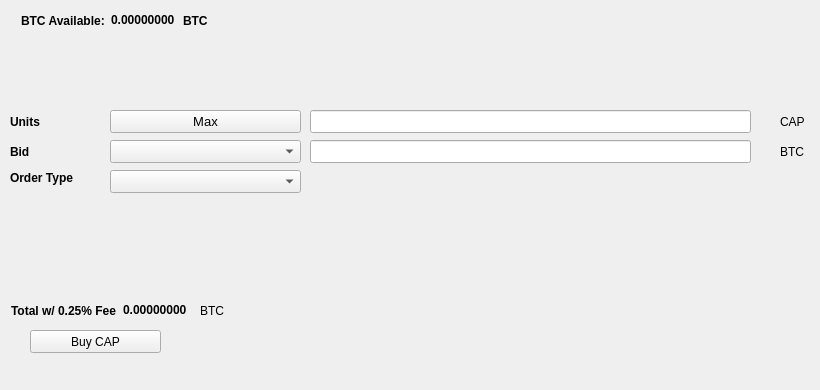
   <widget class="QWidget" name="BuyTab">
    <attribute name="title">
     <string>Buy</string>
    </attribute>
    <widget class="QPushButton" name="BuyCAP">
     <property name="geometry">
      <rect>
       <x>30</x>
       <y>330</y>
       <width>131</width>
       <height>23</height>
      </rect>
     </property>
     <property name="text">
      <string>Buy CAP</string>
     </property>
     <property name="icon">
      <iconset resource="../cap.qrc">
       <normaloff>:/icons/bitcoin</normaloff>:/icons/bitcoin</iconset>
     </property>
    </widget>
    <widget class="QLabel" name="label_3">
     <property name="geometry">
      <rect>
       <x>10</x>
       <y>110</y>
       <width>46</width>
       <height>23</height>
      </rect>
     </property>
     <property name="font">
      <font>
       <weight>75</weight>
       <bold>true</bold>
      </font>
     </property>
     <property name="text">
      <string>Units</string>
     </property>
    </widget>
    <widget class="QLineEdit" name="UnitsInput">
     <property name="geometry">
      <rect>
       <x>310</x>
       <y>110</y>
       <width>441</width>
       <height>23</height>
      </rect>
     </property>
     <property name="font">
      <font>
       <pointsize>9</pointsize>
       <weight>75</weight>
       <bold>true</bold>
      </font>
     </property>
    </widget>
    <widget class="QLineEdit" name="BuyBidPriceEdit">
     <property name="geometry">
      <rect>
       <x>310</x>
       <y>140</y>
       <width>441</width>
       <height>23</height>
      </rect>
     </property>
     <property name="font">
      <font>
       <pointsize>9</pointsize>
       <weight>75</weight>
       <bold>true</bold>
      </font>
     </property>
    </widget>
    <widget class="QLabel" name="label_4">
     <property name="geometry">
      <rect>
       <x>780</x>
       <y>110</y>
       <width>31</width>
       <height>23</height>
      </rect>
     </property>
     <property name="text">
      <string>CAP</string>
     </property>
    </widget>
    <widget class="QLabel" name="label_5">
     <property name="geometry">
      <rect>
       <x>780</x>
       <y>140</y>
       <width>31</width>
       <height>23</height>
      </rect>
     </property>
     <property name="text">
      <string>BTC</string>
     </property>
    </widget>
    <widget class="QLabel" name="label_6">
     <property name="geometry">
      <rect>
       <x>10</x>
       <y>140</y>
       <width>46</width>
       <height>23</height>
      </rect>
     </property>
     <property name="font">
      <font>
       <weight>75</weight>
       <bold>true</bold>
      </font>
     </property>
     <property name="text">
      <string>Bid</string>
     </property>
    </widget>
    <widget class="QLabel" name="label_7">
     <property name="geometry">
      <rect>
       <x>10</x>
       <y>170</y>
       <width>91</width>
       <height>16</height>
      </rect>
     </property>
     <property name="font">
      <font>
       <weight>75</weight>
       <bold>true</bold>
      </font>
     </property>
     <property name="text">
      <string>Order Type</string>
     </property>
    </widget>
    <widget class="QPushButton" name="Buy_Max_Amount">
     <property name="geometry">
      <rect>
       <x>110</x>
       <y>110</y>
       <width>191</width>
       <height>23</height>
      </rect>
     </property>
     <property name="font">
      <font>
       <pointsize>10</pointsize>
      </font>
     </property>
     <property name="text">
      <string>Max</string>
     </property>
    </widget>
    <widget class="QComboBox" name="BuyBidcomboBox">
     <property name="geometry">
      <rect>
       <x>110</x>
       <y>140</y>
       <width>191</width>
       <height>23</height>
      </rect>
     </property>
     <property name="font">
      <font>
       <pointsize>10</pointsize>
      </font>
     </property>
    </widget>
    <widget class="QComboBox" name="buyOrdertypeCombo">
     <property name="geometry">
      <rect>
       <x>110</x>
       <y>170</y>
       <width>191</width>
       <height>23</height>
      </rect>
     </property>
     <property name="font">
      <font>
       <pointsize>10</pointsize>
      </font>
     </property>
    </widget>
    <widget class="QWidget" name="layoutWidget1">
     <property name="geometry">
      <rect>
       <x>21</x>
       <y>11</y>
       <width>227</width>
       <height>19</height>
      </rect>
     </property>
     <layout class="QHBoxLayout" name="horizontalLayout_3">
      <item>
       <widget class="QLabel" name="label232">
        <property name="font">
         <font>
          <weight>75</weight>
          <bold>true</bold>
         </font>
        </property>
        <property name="text">
         <string>BTC Available:</string>
        </property>
       </widget>
      </item>
      <item>
       <widget class="QLabel" name="BtcAvailableLbl">
        <property name="palette">
         <palette>
          <active>
           <colorrole role="WindowText">
            <brush brushstyle="SolidPattern">
             <color alpha="255">
              <red>0</red>
              <green>0</green>
              <blue>0</blue>
             </color>
            </brush>
           </colorrole>
           <colorrole role="Button">
            <brush brushstyle="SolidPattern">
             <color alpha="255">
              <red>0</red>
              <green>170</green>
              <blue>0</blue>
             </color>
            </brush>
           </colorrole>
           <colorrole role="Light">
            <brush brushstyle="SolidPattern">
             <color alpha="255">
              <red>0</red>
              <green>255</green>
              <blue>0</blue>
             </color>
            </brush>
           </colorrole>
           <colorrole role="Midlight">
            <brush brushstyle="SolidPattern">
             <color alpha="255">
              <red>0</red>
              <green>212</green>
              <blue>0</blue>
             </color>
            </brush>
           </colorrole>
           <colorrole role="Dark">
            <brush brushstyle="SolidPattern">
             <color alpha="255">
              <red>0</red>
              <green>85</green>
              <blue>0</blue>
             </color>
            </brush>
           </colorrole>
           <colorrole role="Mid">
            <brush brushstyle="SolidPattern">
             <color alpha="255">
              <red>0</red>
              <green>113</green>
              <blue>0</blue>
             </color>
            </brush>
           </colorrole>
           <colorrole role="Text">
            <brush brushstyle="SolidPattern">
             <color alpha="255">
              <red>0</red>
              <green>170</green>
              <blue>0</blue>
             </color>
            </brush>
           </colorrole>
           <colorrole role="BrightText">
            <brush brushstyle="SolidPattern">
             <color alpha="255">
              <red>255</red>
              <green>255</green>
              <blue>255</blue>
             </color>
            </brush>
           </colorrole>
           <colorrole role="ButtonText">
            <brush brushstyle="SolidPattern">
             <color alpha="255">
              <red>0</red>
              <green>0</green>
              <blue>0</blue>
             </color>
            </brush>
           </colorrole>
           <colorrole role="Base">
            <brush brushstyle="SolidPattern">
             <color alpha="255">
              <red>255</red>
              <green>255</green>
              <blue>255</blue>
             </color>
            </brush>
           </colorrole>
           <colorrole role="Window">
            <brush brushstyle="SolidPattern">
             <color alpha="255">
              <red>0</red>
              <green>170</green>
              <blue>0</blue>
             </color>
            </brush>
           </colorrole>
           <colorrole role="Shadow">
            <brush brushstyle="SolidPattern">
             <color alpha="255">
              <red>0</red>
              <green>0</green>
              <blue>0</blue>
             </color>
            </brush>
           </colorrole>
           <colorrole role="AlternateBase">
            <brush brushstyle="SolidPattern">
             <color alpha="255">
              <red>127</red>
              <green>212</green>
              <blue>127</blue>
             </color>
            </brush>
           </colorrole>
           <colorrole role="ToolTipBase">
            <brush brushstyle="SolidPattern">
             <color alpha="255">
              <red>255</red>
              <green>255</green>
              <blue>220</blue>
             </color>
            </brush>
           </colorrole>
           <colorrole role="ToolTipText">
            <brush brushstyle="SolidPattern">
             <color alpha="255">
              <red>0</red>
              <green>0</green>
              <blue>0</blue>
             </color>
            </brush>
           </colorrole>
          </active>
          <inactive>
           <colorrole role="WindowText">
            <brush brushstyle="SolidPattern">
             <color alpha="255">
              <red>0</red>
              <green>0</green>
              <blue>0</blue>
             </color>
            </brush>
           </colorrole>
           <colorrole role="Button">
            <brush brushstyle="SolidPattern">
             <color alpha="255">
              <red>0</red>
              <green>170</green>
              <blue>0</blue>
             </color>
            </brush>
           </colorrole>
           <colorrole role="Light">
            <brush brushstyle="SolidPattern">
             <color alpha="255">
              <red>0</red>
              <green>255</green>
              <blue>0</blue>
             </color>
            </brush>
           </colorrole>
           <colorrole role="Midlight">
            <brush brushstyle="SolidPattern">
             <color alpha="255">
              <red>0</red>
              <green>212</green>
              <blue>0</blue>
             </color>
            </brush>
           </colorrole>
           <colorrole role="Dark">
            <brush brushstyle="SolidPattern">
             <color alpha="255">
              <red>0</red>
              <green>85</green>
              <blue>0</blue>
             </color>
            </brush>
           </colorrole>
           <colorrole role="Mid">
            <brush brushstyle="SolidPattern">
             <color alpha="255">
              <red>0</red>
              <green>113</green>
              <blue>0</blue>
             </color>
            </brush>
           </colorrole>
           <colorrole role="Text">
            <brush brushstyle="SolidPattern">
             <color alpha="255">
              <red>0</red>
              <green>170</green>
              <blue>0</blue>
             </color>
            </brush>
           </colorrole>
           <colorrole role="BrightText">
            <brush brushstyle="SolidPattern">
             <color alpha="255">
              <red>255</red>
              <green>255</green>
              <blue>255</blue>
             </color>
            </brush>
           </colorrole>
           <colorrole role="ButtonText">
            <brush brushstyle="SolidPattern">
             <color alpha="255">
              <red>0</red>
              <green>0</green>
              <blue>0</blue>
             </color>
            </brush>
           </colorrole>
           <colorrole role="Base">
            <brush brushstyle="SolidPattern">
             <color alpha="255">
              <red>255</red>
              <green>255</green>
              <blue>255</blue>
             </color>
            </brush>
           </colorrole>
           <colorrole role="Window">
            <brush brushstyle="SolidPattern">
             <color alpha="255">
              <red>0</red>
              <green>170</green>
              <blue>0</blue>
             </color>
            </brush>
           </colorrole>
           <colorrole role="Shadow">
            <brush brushstyle="SolidPattern">
             <color alpha="255">
              <red>0</red>
              <green>0</green>
              <blue>0</blue>
             </color>
            </brush>
           </colorrole>
           <colorrole role="AlternateBase">
            <brush brushstyle="SolidPattern">
             <color alpha="255">
              <red>127</red>
              <green>212</green>
              <blue>127</blue>
             </color>
            </brush>
           </colorrole>
           <colorrole role="ToolTipBase">
            <brush brushstyle="SolidPattern">
             <color alpha="255">
              <red>255</red>
              <green>255</green>
              <blue>220</blue>
             </color>
            </brush>
           </colorrole>
           <colorrole role="ToolTipText">
            <brush brushstyle="SolidPattern">
             <color alpha="255">
              <red>0</red>
              <green>0</green>
              <blue>0</blue>
             </color>
            </brush>
           </colorrole>
          </inactive>
          <disabled>
           <colorrole role="WindowText">
            <brush brushstyle="SolidPattern">
             <color alpha="255">
              <red>0</red>
              <green>85</green>
              <blue>0</blue>
             </color>
            </brush>
           </colorrole>
           <colorrole role="Button">
            <brush brushstyle="SolidPattern">
             <color alpha="255">
              <red>0</red>
              <green>170</green>
              <blue>0</blue>
             </color>
            </brush>
           </colorrole>
           <colorrole role="Light">
            <brush brushstyle="SolidPattern">
             <color alpha="255">
              <red>0</red>
              <green>255</green>
              <blue>0</blue>
             </color>
            </brush>
           </colorrole>
           <colorrole role="Midlight">
            <brush brushstyle="SolidPattern">
             <color alpha="255">
              <red>0</red>
              <green>212</green>
              <blue>0</blue>
             </color>
            </brush>
           </colorrole>
           <colorrole role="Dark">
            <brush brushstyle="SolidPattern">
             <color alpha="255">
              <red>0</red>
              <green>85</green>
              <blue>0</blue>
             </color>
            </brush>
           </colorrole>
           <colorrole role="Mid">
            <brush brushstyle="SolidPattern">
             <color alpha="255">
              <red>0</red>
              <green>113</green>
              <blue>0</blue>
             </color>
            </brush>
           </colorrole>
           <colorrole role="Text">
            <brush brushstyle="SolidPattern">
             <color alpha="255">
              <red>0</red>
              <green>85</green>
              <blue>0</blue>
             </color>
            </brush>
           </colorrole>
           <colorrole role="BrightText">
            <brush brushstyle="SolidPattern">
             <color alpha="255">
              <red>255</red>
              <green>255</green>
              <blue>255</blue>
             </color>
            </brush>
           </colorrole>
           <colorrole role="ButtonText">
            <brush brushstyle="SolidPattern">
             <color alpha="255">
              <red>0</red>
              <green>85</green>
              <blue>0</blue>
             </color>
            </brush>
           </colorrole>
           <colorrole role="Base">
            <brush brushstyle="SolidPattern">
             <color alpha="255">
              <red>0</red>
              <green>170</green>
              <blue>0</blue>
             </color>
            </brush>
           </colorrole>
           <colorrole role="Window">
            <brush brushstyle="SolidPattern">
             <color alpha="255">
              <red>0</red>
              <green>170</green>
              <blue>0</blue>
             </color>
            </brush>
           </colorrole>
           <colorrole role="Shadow">
            <brush brushstyle="SolidPattern">
             <color alpha="255">
              <red>0</red>
              <green>0</green>
              <blue>0</blue>
             </color>
            </brush>
           </colorrole>
           <colorrole role="AlternateBase">
            <brush brushstyle="SolidPattern">
             <color alpha="255">
              <red>0</red>
              <green>170</green>
              <blue>0</blue>
             </color>
            </brush>
           </colorrole>
           <colorrole role="ToolTipBase">
            <brush brushstyle="SolidPattern">
             <color alpha="255">
              <red>255</red>
              <green>255</green>
              <blue>220</blue>
             </color>
            </brush>
           </colorrole>
           <colorrole role="ToolTipText">
            <brush brushstyle="SolidPattern">
             <color alpha="255">
              <red>0</red>
              <green>0</green>
              <blue>0</blue>
             </color>
            </brush>
           </colorrole>
          </disabled>
         </palette>
        </property>
        <property name="font">
         <font>
          <weight>75</weight>
          <bold>true</bold>
         </font>
        </property>
        <property name="text">
         <string>0.00000000</string>
        </property>
        <property name="textInteractionFlags">
         <set>Qt::LinksAccessibleByMouse|Qt::TextSelectableByKeyboard|Qt::TextSelectableByMouse</set>
        </property>
       </widget>
      </item>
      <item>
       <widget class="QLabel" name="BtcAvailableLbl_2">
        <property name="font">
         <font>
          <weight>75</weight>
          <bold>true</bold>
         </font>
        </property>
        <property name="text">
         <string>BTC</string>
        </property>
       </widget>
      </item>
     </layout>
    </widget>
    <widget class="QWidget" name="layoutWidge2">
     <property name="geometry">
      <rect>
       <x>11</x>
       <y>301</y>
       <width>259</width>
       <height>19</height>
      </rect>
     </property>
     <layout class="QHBoxLayout" name="horizontalLayout_4">
      <item>
       <widget class="QLabel" name="label_9">
        <property name="font">
         <font>
          <weight>75</weight>
          <bold>true</bold>
         </font>
        </property>
        <property name="text">
         <string>Total w/ 0.25% Fee</string>
        </property>
       </widget>
      </item>
      <item>
       <widget class="QLabel" name="BuyCostLabel">
        <property name="palette">
         <palette>
          <active>
           <colorrole role="WindowText">
            <brush brushstyle="SolidPattern">
             <color alpha="255">
              <red>0</red>
              <green>0</green>
              <blue>0</blue>
             </color>
            </brush>
           </colorrole>
           <colorrole role="Button">
            <brush brushstyle="SolidPattern">
             <color alpha="255">
              <red>0</red>
              <green>170</green>
              <blue>0</blue>
             </color>
            </brush>
           </colorrole>
           <colorrole role="Light">
            <brush brushstyle="SolidPattern">
             <color alpha="255">
              <red>0</red>
              <green>255</green>
              <blue>0</blue>
             </color>
            </brush>
           </colorrole>
           <colorrole role="Midlight">
            <brush brushstyle="SolidPattern">
             <color alpha="255">
              <red>0</red>
              <green>212</green>
              <blue>0</blue>
             </color>
            </brush>
           </colorrole>
           <colorrole role="Dark">
            <brush brushstyle="SolidPattern">
             <color alpha="255">
              <red>0</red>
              <green>85</green>
              <blue>0</blue>
             </color>
            </brush>
           </colorrole>
           <colorrole role="Mid">
            <brush brushstyle="SolidPattern">
             <color alpha="255">
              <red>0</red>
              <green>113</green>
              <blue>0</blue>
             </color>
            </brush>
           </colorrole>
           <colorrole role="Text">
            <brush brushstyle="SolidPattern">
             <color alpha="255">
              <red>0</red>
              <green>170</green>
              <blue>0</blue>
             </color>
            </brush>
           </colorrole>
           <colorrole role="BrightText">
            <brush brushstyle="SolidPattern">
             <color alpha="255">
              <red>255</red>
              <green>255</green>
              <blue>255</blue>
             </color>
            </brush>
           </colorrole>
           <colorrole role="ButtonText">
            <brush brushstyle="SolidPattern">
             <color alpha="255">
              <red>0</red>
              <green>0</green>
              <blue>0</blue>
             </color>
            </brush>
           </colorrole>
           <colorrole role="Base">
            <brush brushstyle="SolidPattern">
             <color alpha="255">
              <red>255</red>
              <green>255</green>
              <blue>255</blue>
             </color>
            </brush>
           </colorrole>
           <colorrole role="Window">
            <brush brushstyle="SolidPattern">
             <color alpha="255">
              <red>0</red>
              <green>170</green>
              <blue>0</blue>
             </color>
            </brush>
           </colorrole>
           <colorrole role="Shadow">
            <brush brushstyle="SolidPattern">
             <color alpha="255">
              <red>0</red>
              <green>0</green>
              <blue>0</blue>
             </color>
            </brush>
           </colorrole>
           <colorrole role="AlternateBase">
            <brush brushstyle="SolidPattern">
             <color alpha="255">
              <red>127</red>
              <green>212</green>
              <blue>127</blue>
             </color>
            </brush>
           </colorrole>
           <colorrole role="ToolTipBase">
            <brush brushstyle="SolidPattern">
             <color alpha="255">
              <red>255</red>
              <green>255</green>
              <blue>220</blue>
             </color>
            </brush>
           </colorrole>
           <colorrole role="ToolTipText">
            <brush brushstyle="SolidPattern">
             <color alpha="255">
              <red>0</red>
              <green>0</green>
              <blue>0</blue>
             </color>
            </brush>
           </colorrole>
          </active>
          <inactive>
           <colorrole role="WindowText">
            <brush brushstyle="SolidPattern">
             <color alpha="255">
              <red>0</red>
              <green>0</green>
              <blue>0</blue>
             </color>
            </brush>
           </colorrole>
           <colorrole role="Button">
            <brush brushstyle="SolidPattern">
             <color alpha="255">
              <red>0</red>
              <green>170</green>
              <blue>0</blue>
             </color>
            </brush>
           </colorrole>
           <colorrole role="Light">
            <brush brushstyle="SolidPattern">
             <color alpha="255">
              <red>0</red>
              <green>255</green>
              <blue>0</blue>
             </color>
            </brush>
           </colorrole>
           <colorrole role="Midlight">
            <brush brushstyle="SolidPattern">
             <color alpha="255">
              <red>0</red>
              <green>212</green>
              <blue>0</blue>
             </color>
            </brush>
           </colorrole>
           <colorrole role="Dark">
            <brush brushstyle="SolidPattern">
             <color alpha="255">
              <red>0</red>
              <green>85</green>
              <blue>0</blue>
             </color>
            </brush>
           </colorrole>
           <colorrole role="Mid">
            <brush brushstyle="SolidPattern">
             <color alpha="255">
              <red>0</red>
              <green>113</green>
              <blue>0</blue>
             </color>
            </brush>
           </colorrole>
           <colorrole role="Text">
            <brush brushstyle="SolidPattern">
             <color alpha="255">
              <red>0</red>
              <green>170</green>
              <blue>0</blue>
             </color>
            </brush>
           </colorrole>
           <colorrole role="BrightText">
            <brush brushstyle="SolidPattern">
             <color alpha="255">
              <red>255</red>
              <green>255</green>
              <blue>255</blue>
             </color>
            </brush>
           </colorrole>
           <colorrole role="ButtonText">
            <brush brushstyle="SolidPattern">
             <color alpha="255">
              <red>0</red>
              <green>0</green>
              <blue>0</blue>
             </color>
            </brush>
           </colorrole>
           <colorrole role="Base">
            <brush brushstyle="SolidPattern">
             <color alpha="255">
              <red>255</red>
              <green>255</green>
              <blue>255</blue>
             </color>
            </brush>
           </colorrole>
           <colorrole role="Window">
            <brush brushstyle="SolidPattern">
             <color alpha="255">
              <red>0</red>
              <green>170</green>
              <blue>0</blue>
             </color>
            </brush>
           </colorrole>
           <colorrole role="Shadow">
            <brush brushstyle="SolidPattern">
             <color alpha="255">
              <red>0</red>
              <green>0</green>
              <blue>0</blue>
             </color>
            </brush>
           </colorrole>
           <colorrole role="AlternateBase">
            <brush brushstyle="SolidPattern">
             <color alpha="255">
              <red>127</red>
              <green>212</green>
              <blue>127</blue>
             </color>
            </brush>
           </colorrole>
           <colorrole role="ToolTipBase">
            <brush brushstyle="SolidPattern">
             <color alpha="255">
              <red>255</red>
              <green>255</green>
              <blue>220</blue>
             </color>
            </brush>
           </colorrole>
           <colorrole role="ToolTipText">
            <brush brushstyle="SolidPattern">
             <color alpha="255">
              <red>0</red>
              <green>0</green>
              <blue>0</blue>
             </color>
            </brush>
           </colorrole>
          </inactive>
          <disabled>
           <colorrole role="WindowText">
            <brush brushstyle="SolidPattern">
             <color alpha="255">
              <red>0</red>
              <green>85</green>
              <blue>0</blue>
             </color>
            </brush>
           </colorrole>
           <colorrole role="Button">
            <brush brushstyle="SolidPattern">
             <color alpha="255">
              <red>0</red>
              <green>170</green>
              <blue>0</blue>
             </color>
            </brush>
           </colorrole>
           <colorrole role="Light">
            <brush brushstyle="SolidPattern">
             <color alpha="255">
              <red>0</red>
              <green>255</green>
              <blue>0</blue>
             </color>
            </brush>
           </colorrole>
           <colorrole role="Midlight">
            <brush brushstyle="SolidPattern">
             <color alpha="255">
              <red>0</red>
              <green>212</green>
              <blue>0</blue>
             </color>
            </brush>
           </colorrole>
           <colorrole role="Dark">
            <brush brushstyle="SolidPattern">
             <color alpha="255">
              <red>0</red>
              <green>85</green>
              <blue>0</blue>
             </color>
            </brush>
           </colorrole>
           <colorrole role="Mid">
            <brush brushstyle="SolidPattern">
             <color alpha="255">
              <red>0</red>
              <green>113</green>
              <blue>0</blue>
             </color>
            </brush>
           </colorrole>
           <colorrole role="Text">
            <brush brushstyle="SolidPattern">
             <color alpha="255">
              <red>0</red>
              <green>85</green>
              <blue>0</blue>
             </color>
            </brush>
           </colorrole>
           <colorrole role="BrightText">
            <brush brushstyle="SolidPattern">
             <color alpha="255">
              <red>255</red>
              <green>255</green>
              <blue>255</blue>
             </color>
            </brush>
           </colorrole>
           <colorrole role="ButtonText">
            <brush brushstyle="SolidPattern">
             <color alpha="255">
              <red>0</red>
              <green>85</green>
              <blue>0</blue>
             </color>
            </brush>
           </colorrole>
           <colorrole role="Base">
            <brush brushstyle="SolidPattern">
             <color alpha="255">
              <red>0</red>
              <green>170</green>
              <blue>0</blue>
             </color>
            </brush>
           </colorrole>
           <colorrole role="Window">
            <brush brushstyle="SolidPattern">
             <color alpha="255">
              <red>0</red>
              <green>170</green>
              <blue>0</blue>
             </color>
            </brush>
           </colorrole>
           <colorrole role="Shadow">
            <brush brushstyle="SolidPattern">
             <color alpha="255">
              <red>0</red>
              <green>0</green>
              <blue>0</blue>
             </color>
            </brush>
           </colorrole>
           <colorrole role="AlternateBase">
            <brush brushstyle="SolidPattern">
             <color alpha="255">
              <red>0</red>
              <green>170</green>
              <blue>0</blue>
             </color>
            </brush>
           </colorrole>
           <colorrole role="ToolTipBase">
            <brush brushstyle="SolidPattern">
             <color alpha="255">
              <red>255</red>
              <green>255</green>
              <blue>220</blue>
             </color>
            </brush>
           </colorrole>
           <colorrole role="ToolTipText">
            <brush brushstyle="SolidPattern">
             <color alpha="255">
              <red>0</red>
              <green>0</green>
              <blue>0</blue>
             </color>
            </brush>
           </colorrole>
          </disabled>
         </palette>
        </property>
        <property name="font">
         <font>
          <weight>75</weight>
          <bold>true</bold>
         </font>
        </property>
        <property name="autoFillBackground">
         <bool>false</bool>
        </property>
        <property name="text">
         <string>0.00000000</string>
        </property>
        <property name="textInteractionFlags">
         <set>Qt::LinksAccessibleByMouse|Qt::TextSelectableByMouse</set>
        </property>
       </widget>
      </item>
      <item>
       <widget class="QLabel" name="label_10">
        <property name="font">
         <font>
          <weight>50</weight>
          <bold>false</bold>
         </font>
        </property>
        <property name="text">
         <string>BTC</string>
        </property>
       </widget>
      </item>
     </layout>
    </widget>
    <widget class="QLabel" name="label_24">
     <property name="geometry">
      <rect>
       <x>460</x>
       <y>300</y>
       <width>281</width>
       <height>81</height>
      </rect>
     </property>
     <property name="text">
      <string/>
     </property>
     <property name="pixmap">
      <pixmap>:/images/bittrex</pixmap>
     </property>
    </widget>
   </widget>
